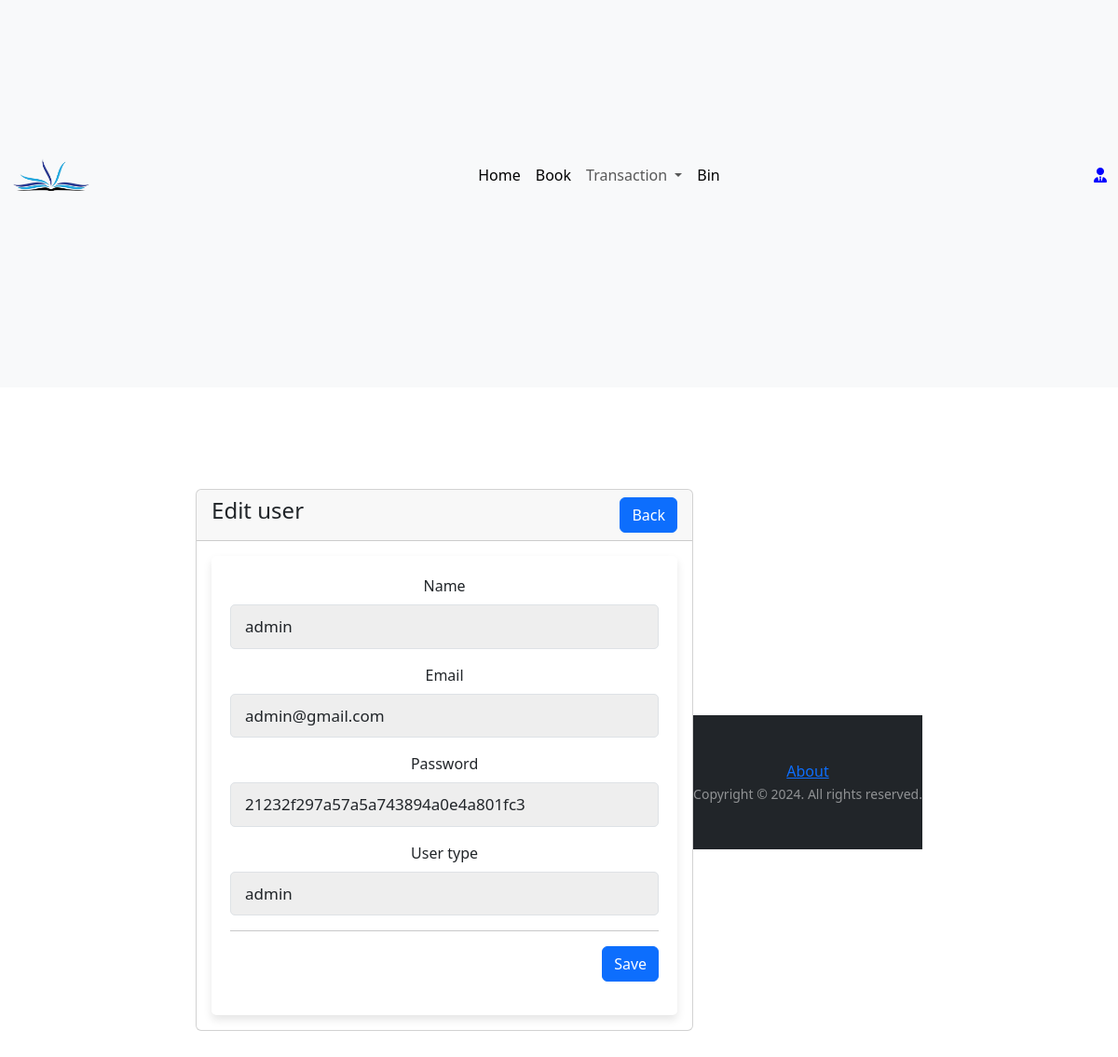
/edit_user.php?editid=41, run on the app's committed database.
### tables this page shows
CREATE TABLE `user_form` (
  `user_id` int(255) NOT NULL,
  `studentID` varchar(8) NOT NULL,
  `name` varchar(255) NOT NULL,
  `email` varchar(255) NOT NULL,
  `password` varchar(255) NOT NULL,
  `user_type` varchar(255) NOT NULL DEFAULT 'user'
);

### edit_user.php (the view, shortened to what this page needs)
<?php
@include 'config/config.php';
$user_id = $_GET['editid'];
?>
<!doctype html>
<html lang="en">
<head>
    <link rel="stylesheet" href="https://cdnjs.cloudflare.com/ajax/libs/twitter-bootstrap/5.3.0/css/bootstrap.min.css">
    <link rel="stylesheet" href="https://cdn.datatables.net/2.0.4/css/dataTables.bootstrap5.css">
    <link rel="stylesheet" href="https://cdnjs.cloudflare.com/ajax/libs/font-awesome/6.5.2/css/all.min.css">
    <link rel="stylesheet" href="css/styling.css">
</head>
<body>
<?php @include 'includes/header.php' ?>
    <div class="form-container ">
        <div class="card">
            <div class="card-header">
                <h4>
                    Edit user
                    <a href="account.php" class="btn btn-primary float-end">Back</a>
                </h4>
            </div>
            <div class="card-body">
                <?php
                $sql = "SELECT * FROM `user_form` WHERE user_id = '$user_id' LIMIT 1";
                $result = mysqli_query($conn, $sql);
                $row = mysqli_fetch_assoc($result);
                ?>
                <form method="POST">
                    <div class="col-md-12">
                        <div class="mb-3">
                            <label>Name</label>
                            <input type="text" name="name" class="form-control" autocomplete="off" value="<?php echo $row['name'] ?>">
                        </div>
                    </div>
                    <div class="col-md-12">
                        <div class="mb-3">
                            <label>Email</label>
                            <input type="text" name="email" class="form-control" autocomplete="off" value="<?php echo $row['email'] ?>">
                        </div>
                    </div>
                    <div class="col-md-12">
                        <div class="mb-3">
                            <label>Password</label>
                            <input type="text" name="password" class="form-control" autocomplete="off" value="<?php echo $row['password'] ?>">
                        </div>
                    </div>
                    <div class="col-md-12">
                        <div class="mb-3">
                            <label>User type</label>
                            <input type="text" name="user_type" class="form-control" autocomplete="off" value="<?php echo $row['user_type'] ?>">
                        </div>
                    </div>
                    <hr>
                    <div class="col-md-12">
                        <div class="mb-3 text-end">
                            <button type="submit" name="save" class="btn btn-primary">Save</button>
                        </div>
                    </div>
                </form>
            </div>
        </div>
</body>
</html>
<?php @include 'includes/footer.php' ?>

### css/styling.css (style rules this page uses)
* { margin:0; padding:0; box-sizing: border-box; outline: none; border:none; text-decoration: none; }
.form-container { min-height: 100vh; display: flex; align-items: center; justify-content: center; }
.form-container form { padding:20px; border-radius: 5px; box-shadow: 0 5px 10px rgba(0, 0, 0, 0.1); background: #fff; text-align: center; width: 500px; }
.form-container form input, .form-container form select { width: 100%; padding:10px 15px; font-size: 17px; margin:8px 0; background: #eee; border-radius: 5px; }

### data on the page
user_form: name "admin", email "admin@gmail.com", password "21232f297a57a5a743894a0e4a801fc3", user_type "admin"
